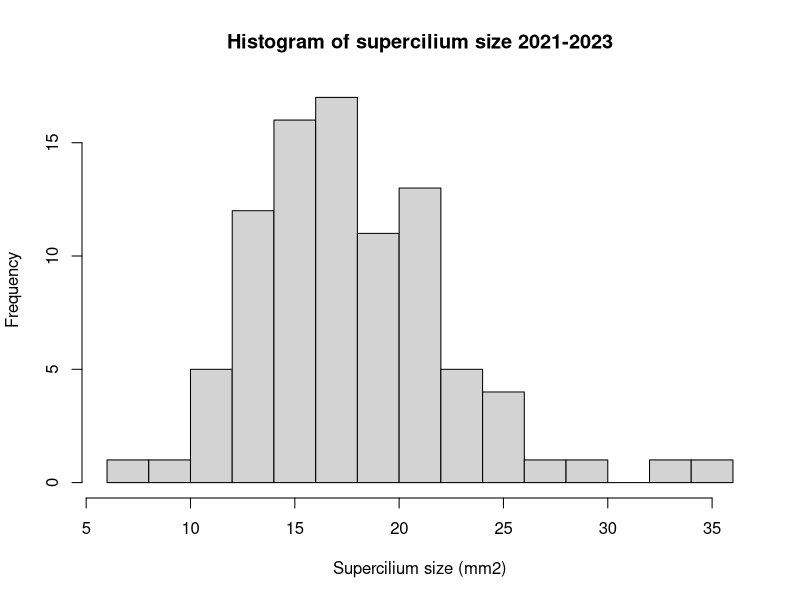
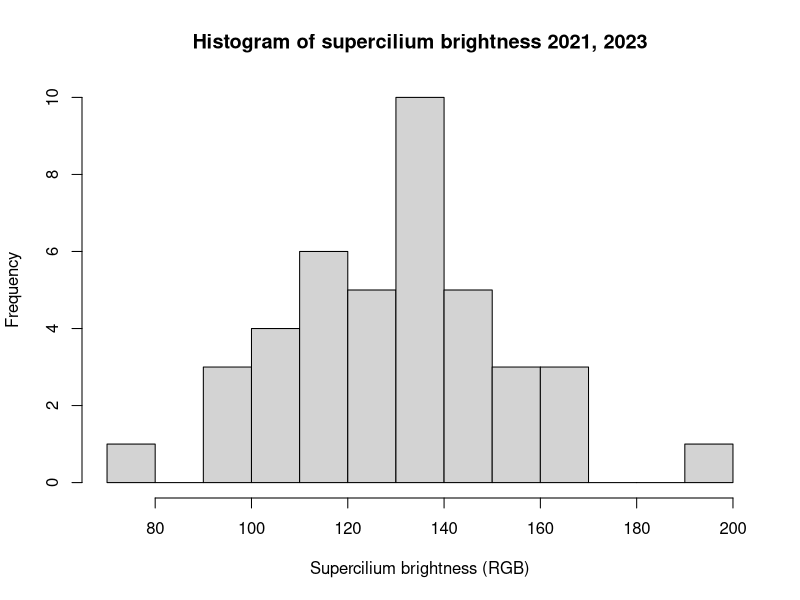

Source code (R) for these figures, in order:
## ---- chunk 1

# Download Packages
#install.packages(c('dplyr', 'MASS'), dep=TRUE)

# Load Packages
library(dplyr) 
library(MASS)

# Load csv file
female_data <- read.csv("btbw_supercilium_data.csv")

female_data <- female_data %>%
  mutate(
    mass   = na_if(mass, 0),
    tarsus = na_if(tarsus, 0)
  )

# Remove 2 repeat individuals
repeat_ids <- female_data %>%
  filter(year %in% c(2021, 2022, 2023)) %>% count(combo) %>%
  filter(n > 1) %>% pull(combo)
female_data <- female_data %>% filter(!(combo %in% repeat_ids & year == 2022))

# Data transformations
female_data$f_prey <- sqrt(female_data$f_prey_biomass)
female_data$m_prey <- sqrt(female_data$m_prey_biomass)

# Within pair difference
female_data$delta_prey <- female_data$f_prey - female_data$m_prey

## ---- chunk 2

sapply(female_data[, c("s_r_area", "s_r_bright")], function(x) {
  c(Min  = min(x, na.rm = TRUE), Max  = max(x, na.rm = TRUE),
    Mean = mean(x, na.rm = TRUE), SD   = sd(x, na.rm = TRUE),
    N    = sum(!is.na(x)) ) })

cor_size_lr <- cor.test(female_data$s_r_area, female_data$s_l_area, method = "pearson")
cor_size_lr

cor_bright_lr <- cor.test(female_data$s_r_bright, female_data$s_l_bright, method = "pearson")
cor_bright_lr

cor_size_bright <- cor.test(female_data$s_r_bright, female_data$s_r_area, method = "pearson")
cor_size_bright

cor_supercilium_undereye_size <- cor.test(female_data$s_r_area, female_data$u_r_area, method = "pearson")
cor_supercilium_undereye_size

cor_supercilium_undereye_bright <- cor.test(female_data$s_r_bright, female_data$u_r_bright, method = "pearson")
cor_supercilium_undereye_bright

# Differences between years
size.year.aov <- aov(s_r_area ~ factor(year), data = female_data)
summary(size.year.aov)
confint(size.year.aov)

bright.year.aov <- aov(s_r_bright ~ factor(year), data = female_data)
summary(bright.year.aov)
confint(bright.year.aov)

# Differences between elevation zones
size.elev.aov <- aov(s_r_area ~ factor(elevation), data = female_data)
summary(size.elev.aov)
confint(size.elev.aov)

bright.elev.aov <- aov(s_r_bright ~ factor(elevation), data = female_data)
summary(bright.elev.aov)
confint(bright.elev.aov)


## ---- chunk 3
# Individual quality
body_measurment_comp_model <- lm(mass ~ tarsus + age + factor(year), data = female_data)
summary(body_measurment_comp_model)
confint(body_measurment_comp_model)

body_size_model <- lm(tarsus ~ s_r_area + s_r_bright + factor(year), data = female_data)
summary(body_size_model)
confint(body_size_model)

body_mass_model <- lm(mass ~ s_r_area + s_r_bright + factor(year), data = female_data)
summary(body_mass_model)
confint(body_mass_model)

female_data$factor_age <- factor(female_data$age)
age_model <- glm(factor_age ~ s_r_area + s_r_bright + factor(year), family = binomial, data = female_data)
summary(age_model)
confint(age_model)
## ---- chunk 4
# Reproductive correlates
reproductive_success_model <- glm.nb(n_fledge ~ s_r_area + s_r_bright + cid + factor(year),data = female_data)
summary(reproductive_success_model)
confint(reproductive_success_model)  

territory_quality_model <- lm(food_availability ~ s_r_area + s_r_bright + factor(year), data = female_data)

summary(territory_quality_model)
confint(territory_quality_model)

# Female provisioning
female_provisioning_model <- lm(f_prey ~ s_r_area + s_r_bright + factor(year), data = female_data)
summary(female_provisioning_model)
confint(female_provisioning_model)

# Male provisioning
male_provisioning_model <- lm(m_prey ~ s_r_area + s_r_bright + factor(year), data = female_data)
summary(male_provisioning_model)
confint(male_provisioning_model)


## ---- chunk 5

# Bonferroni correction
get_p <- function(model, term) {
  coefs <- summary(model)$coefficients
  coefs[term, "Pr(>|t|)"]
}

get_p_glm <- function(model, term) {
  coefs <- summary(model)$coefficients
  coefs[term, "Pr(>|z|)"]
}

p_values <- c(
  body_size_s_r_area       = get_p(body_size_model, "s_r_area"),
  body_size_s_r_bright     = get_p(body_size_model, "s_r_bright"),
  body_mass_s_r_area       = get_p(body_mass_model, "s_r_area"),
  body_mass_s_r_bright     = get_p(body_mass_model, "s_r_bright"),
  age_s_r_area             = get_p_glm(age_model, "s_r_area"),
  age_s_r_bright           = get_p_glm(age_model, "s_r_bright"),

  repro_success_s_r_area   = get_p_glm(reproductive_success_model, "s_r_area"),
  repro_success_s_r_bright = get_p_glm(reproductive_success_model, "s_r_bright"),
  territory_s_r_area       = get_p(territory_quality_model, "s_r_area"),
  territory_s_r_bright     = get_p(territory_quality_model, "s_r_bright"),
  female_prov_s_r_area     = get_p(female_provisioning_model, "s_r_area"),
  female_prov_s_r_bright   = get_p(female_provisioning_model, "s_r_bright"),
  male_prov_s_r_area       = get_p(male_provisioning_model, "s_r_area"),
  male_prov_s_r_bright     = get_p(male_provisioning_model, "s_r_bright")
)

p_adjusted <- p.adjust(p_values, method = "bonferroni")

bonferroni_results <- data.frame(
  test         = names(p_values),
  raw_p        = round(p_values, 4),
  bonferroni_p = round(p_adjusted, 4)
)

bonferroni_results


## ---- chunk 6
# Size
hist(female_data$s_r_area, breaks = 15, main = "Histogram of supercilium size 2021-2023", 
     xlab = "Supercilium size (mm2)")
range(female_data$s_r_area)
mean(female_data$s_r_area) 
sd(female_data$s_r_area)
length(female_data$s_r_area)

# Brightness
hist(female_data$s_r_bright, breaks = 15,
     main = "Histogram of supercilium brightness 2021, 2023", 
     xlab = "Supercilium brightness (RGB)")
range(female_data$s_r_bright, na.rm=TRUE)
mean(female_data$s_r_bright, na.rm=TRUE) 
sd(female_data$s_r_bright, na.rm=TRUE)
length(female_data$s_r_bright[!is.na(female_data$s_r_bright)])
